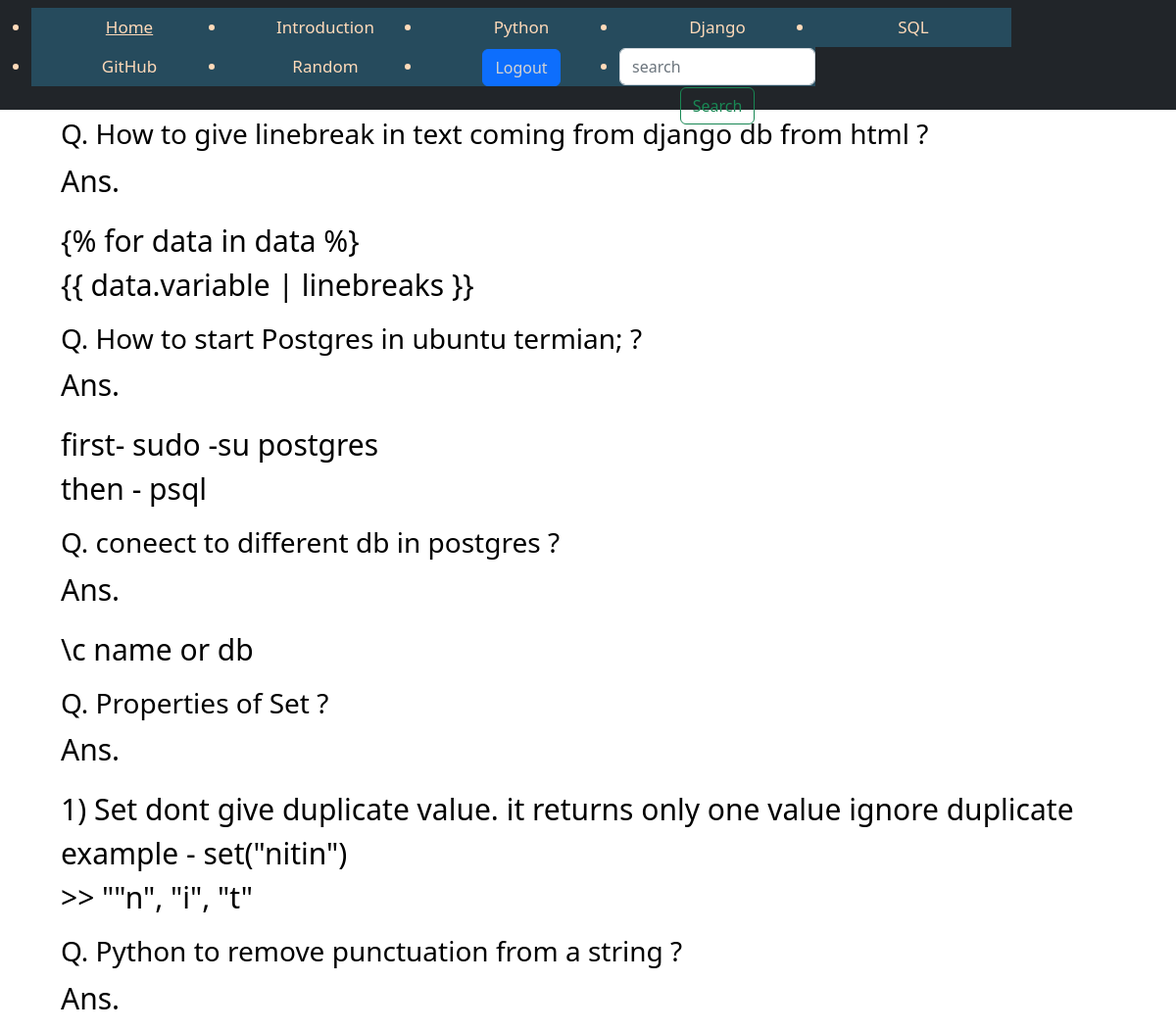
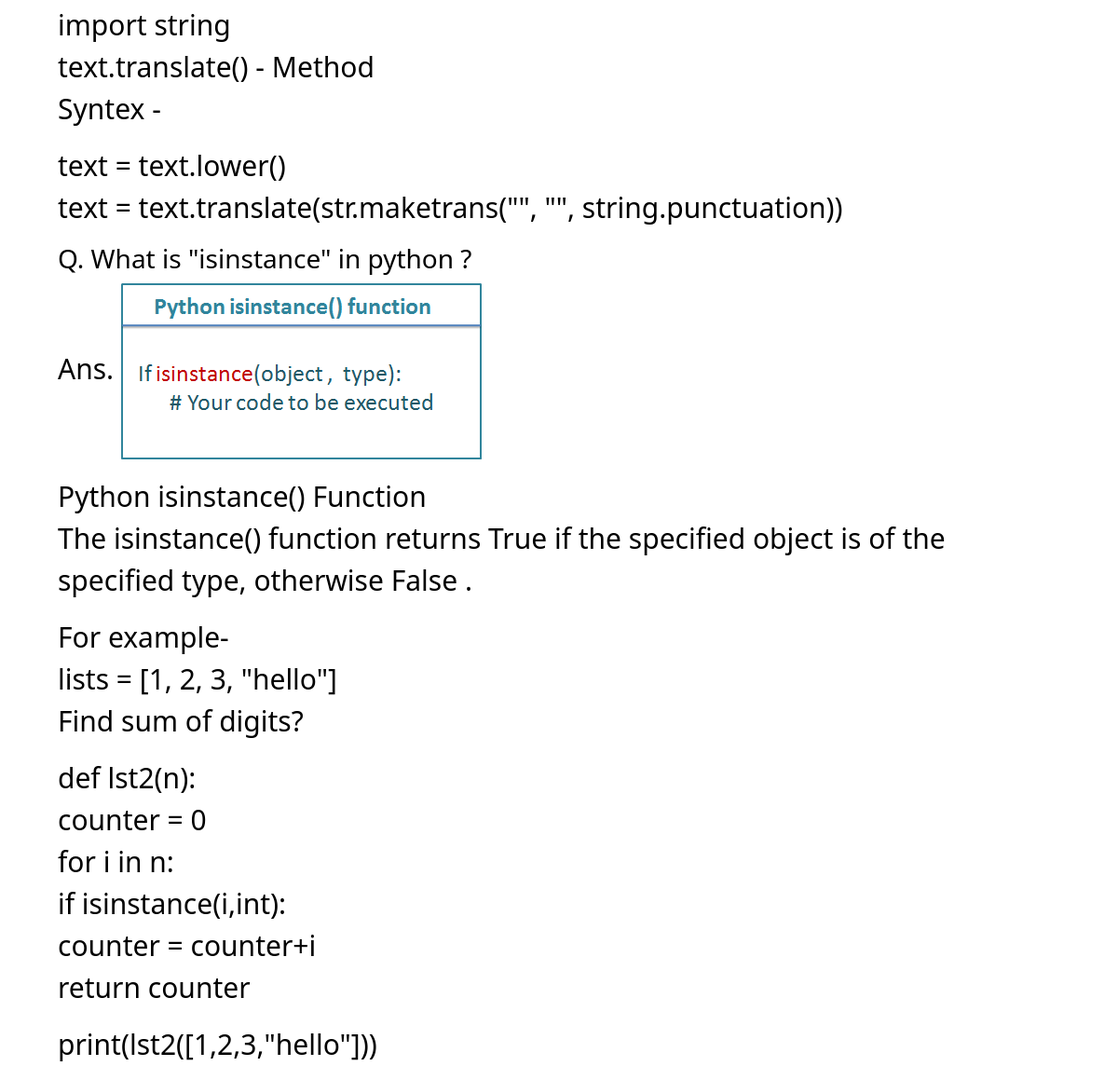
Before: /random_questions/ with the older database file (2 pictures, top to bottom).
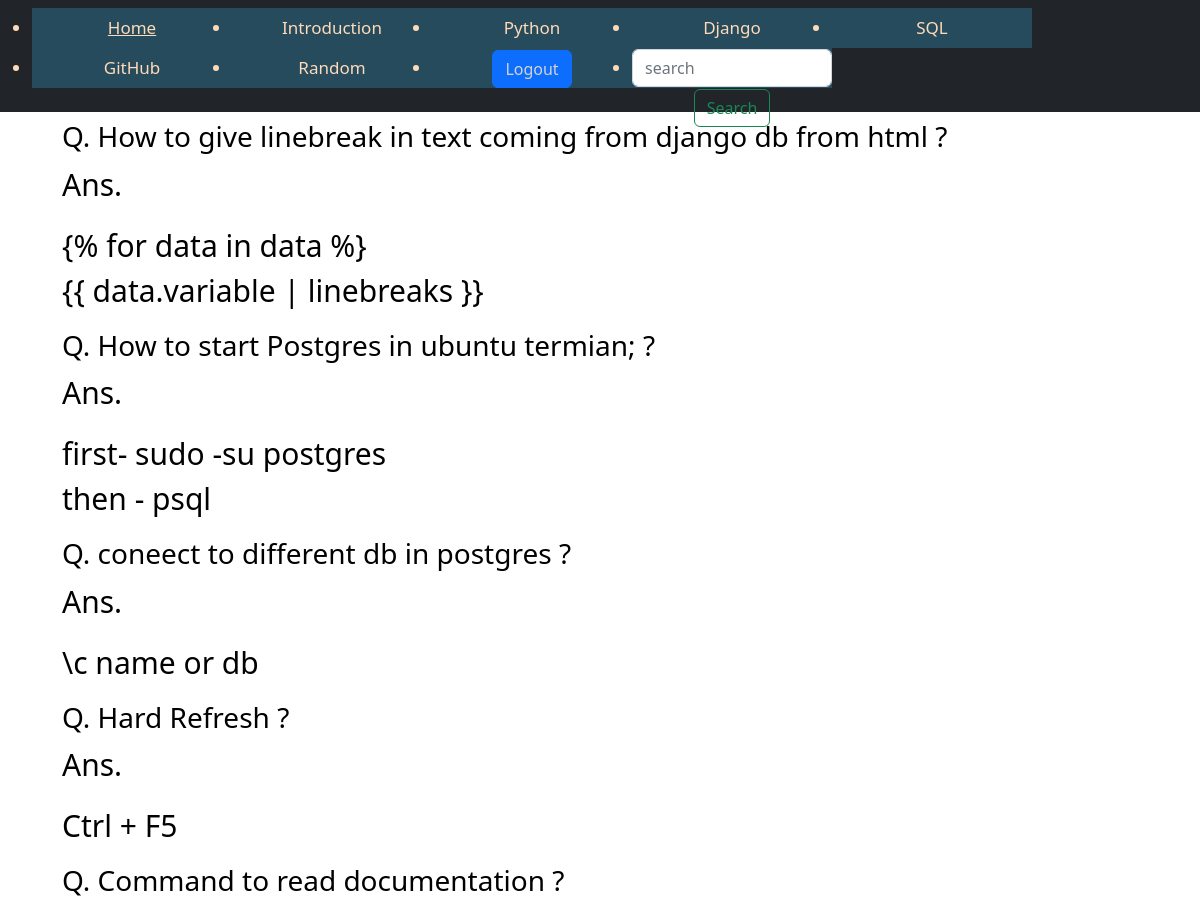
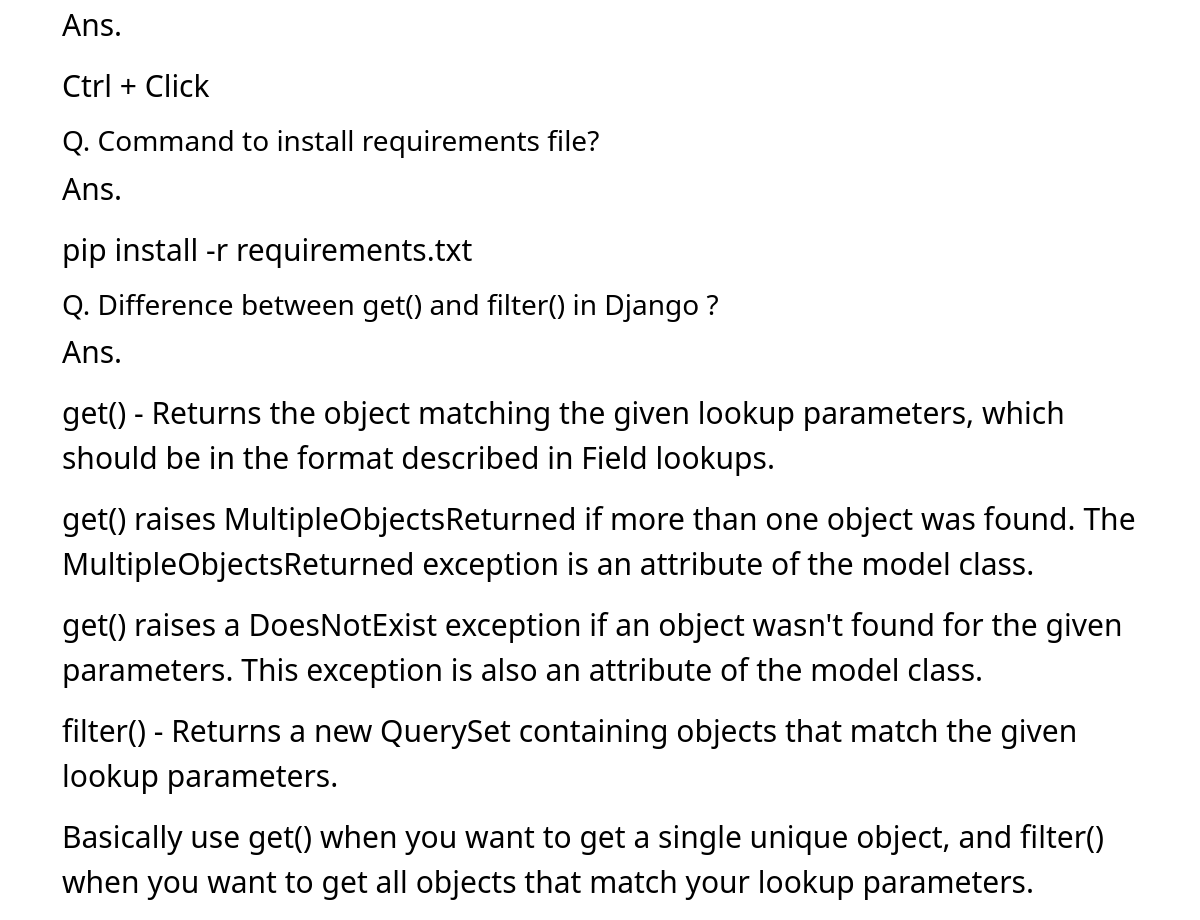
After: the same page with the newer database file (2 pictures, top to bottom).
### main/models.py (models this page shows)
class RandomQuestions(models.Model):
    question = models.TextField(max_length=255, blank=True)
    img = models.ImageField(upload_to="productImages", blank=True)
    answer = models.TextField()

### main/views.py (the view)
# urls.py: path('random_questions/', random_questions_view, name="random_questions"),
def random_questions_view(request):
    questions = RandomQuestions.objects.all()
    return render(request, 'main/random.html', {"questions": questions})

### main/templates/main/random.html (shortened to what this page needs)
<!doctype html>
<html lang="en">
<head>
</head>
<body>
 {% include 'main/nav.html' %}
 <div class="container">
  <div class="right-section">
      {% for quest in questions %}
     <h3>Q. {{ quest.question }}</h3>
     <p>Ans.{% if quest.img %} <img src="{{ quest.img.url }}"> {% endif %}{{ quest.answer|linebreaks }}</p>
      {% endfor %}
     </div>
</div>
</body>
</html>

### main/templates/main/nav.html (shortened to what this page needs)
{% load static %}
 <link href="https://cdn.jsdelivr.net/npm/bootstrap@5.2.3/dist/css/bootstrap.min.css" rel="stylesheet">
<nav class="navbar navbar-expand-sm bg-dark navbar-dark fixed-top">
  <ul class="menu">
   <li><a href="{% url "home" %}" style="color: peachpuff">Home</a> </li>
   <li>Introduction
    </li>
    <li>Python
    </li>
     <li>Django
    </li>
   <li>SQL
    </li>
    <li>GitHub
    </li>
      <li>Random
    </li>
    <li><a href="{% url 'logout' %}" class="btn btn-primary" style="color: lightgrey">Logout</a></li>
    <li> <form method="get" action="/search" class="form-inline my-2 my-lg-0">
           <input class="form-control mr-sm-2" type="search" placeholder="search" aria-label="search" name="query" id="query">
           <button class="btn btn-outline-success my-2 my-sm-0" type="submit">Search</button>
  </form></li>
  </ul>
</nav>

### main/templates/main/random.html (style rules this page uses)
.container { display: flex; width: 100%; height: 100%; padding-top: 100px; }
.right-section { font-size: 30px; padding-left: 20px; padding-right: 20px; padding-top: 20px; color: black; }

Changed rows visible on the page:
removed RandomQuestions: question "Properties of Set ?", answer "1) Set dont give duplicate value. it returns only one value ignore duplicate example - set(\"nitin\") >> \"\"n\", \"i\", \"t\""
removed RandomQuestions: question "Python to remove punctuation from a string ?", answer "import string text.translate() - Method Syntex - text = text.lower() text = text.translate(str.maketrans(\"\", \"\", string.punctuation))"
removed RandomQuestions: question "What is \"isinstance\" in python ?", img (picture), answer "Python isinstance() Function The isinstance() function returns True if the specified object is of the specified type, otherwise False . For example- lists = [1, 2, 3, \"hello\"] Find sum of digits? def lst2(n): counter = 0 for i in n: if isinstance(i,int): counter = counter+i return counter print(lst2([1,2,3,\"hello\"]))"
added RandomQuestions: question "Hard Refresh ?", answer "Ctrl + F5"
added RandomQuestions: question "Command to read documentation ?", answer "Ctrl + Click"
added RandomQuestions: question "Command to install requirements file?", answer "pip install -r requirements.txt"
added RandomQuestions: question "Difference between get() and filter() in Django ?", answer "get() - Returns the object matching the given lookup parameters, which should be in the format described in Field lookups. get() raises MultipleObjectsReturned if more than one object was found. The MultipleObjectsReturned exception is an attribute of the model class. get() raises a DoesNotExist exception if an object wasn't found for the given parameters. This exception is also an attribute of the model class. filter() - Returns a new QuerySet containing objects that match the given lookup parameters. Basically use get() when you want to get a single unique object, and filter() when you want to get all objects that match your lookup parameters."
